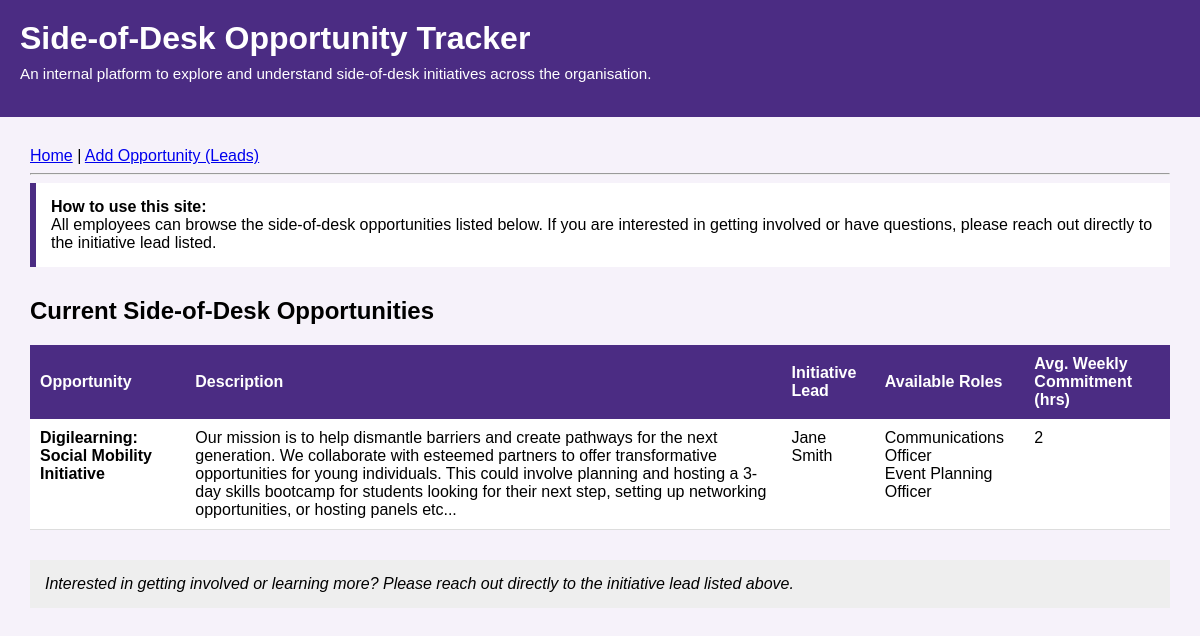
The page / on the database its author committed.
### tables this page shows
CREATE TABLE opportunities (
    id INTEGER PRIMARY KEY AUTOINCREMENT,
    title TEXT NOT NULL,
    lead TEXT NOT NULL,
    description TEXT NOT NULL,
    roles TEXT NOT NULL,
    hours INTEGER NOT NULL
);

### app.py (the view)
@app.route("/")
def index():
    conn = get_db_connection()
    opportunities = conn.execute(
        "SELECT * FROM opportunities"
    ).fetchall()
    conn.close()
    return render_template("index.html", opportunities=opportunities)

### app.py (called while the page is built)
def get_db_connection():
    conn = sqlite3.connect(DATABASE)
    conn.row_factory = sqlite3.Row
    return conn

### templates/index.html
{% extends "base.html" %}
{% block content %}
<div class="info-box">
    <strong>How to use this site:</strong><br>
    All employees can browse the side-of-desk opportunities listed below.
    If you are interested in getting involved or have questions, please reach out
    directly to the initiative lead listed.
</div>
<h2>Current Side-of-Desk Opportunities</h2>
<table>
    <thead>
        <tr>
            <th>Opportunity</th>
            <th>Description</th>
            <th>Initiative Lead</th>
            <th>Available Roles</th>
            <th>Avg. Weekly Commitment (hrs)</th>
        </tr>
    </thead>
    <tbody>
        {% for opp in opportunities %}
        <tr>
            <td><strong>{{ opp.title }}</strong></td>
            <td>{{ opp.description }}</td>
            <td>{{ opp.lead }}</td>
            <td class="roles">{{ opp.roles }}</td>
            <td>{{ opp.hours }}</td>
        </tr>
        {% else %}
        <tr>
            <td colspan="5">No side-of-desk opportunities are currently listed.</td>
        </tr>
        {% endfor %}
    </tbody>
</table>
<div class="footer-message">
    Interested in getting involved or learning more?
    Please reach out directly to the initiative lead listed above.
</div>
{% endblock %}

### templates/base.html (shortened to what this page needs)
<!DOCTYPE html>
<html>
<head>
    <link rel="stylesheet" href="{{ url_for('static', filename='styles.css') }}">
</head>
<body>
<header>
    <h1>Side-of-Desk Opportunity Tracker</h1>
    <p>An internal platform to explore and understand side-of-desk initiatives across the organisation.</p>
</header>
<div class="container">
    <nav>
        <a href="{{ url_for('index') }}">Home</a> |
        <a href="{{ url_for('add') }}">Add Opportunity (Leads)</a>
    </nav>
    <hr>
    {% block content %}{% endblock %}
</div>
</body>
</html>

### static/styles.css (style rules this page uses)
body { font-family: Arial, sans-serif; background-color: #f6f2fa; margin: 0; padding: 0; }
header { background-color: #4b2c83; color: white; padding: 20px; }
header h1 { margin: 0; }
header p { margin-top: 8px; font-size: 0.95rem; }
.container { padding: 30px; }
.info-box { background-color: white; border-left: 6px solid #4b2c83; padding: 15px; margin-bottom: 30px; }
table { width: 100%; border-collapse: collapse; background-color: white; }
th { background-color: #4b2c83; color: white; text-align: left; padding: 10px; }
td { padding: 10px; vertical-align: top; border-bottom: 1px solid #ddd; }
.roles { white-space: pre-line; }
.footer-message { margin-top: 30px; padding: 15px; background-color: #eee; font-style: italic; }

### rows shown on the page
opportunities: title "Digilearning: Social Mobility Initiative", description "Our mission is to help dismantle barriers and create pathways for the next generation. We collaborate with esteemed partners to offer transformative opportunities for young individuals. This could involve planning and hosting a 3-day skills bootcamp for students looking for their next step, setting up networking opportunities, or hosting panels etc...", lead "Jane Smith", roles "Communications Officer Event Planning Officer", hours "2"
